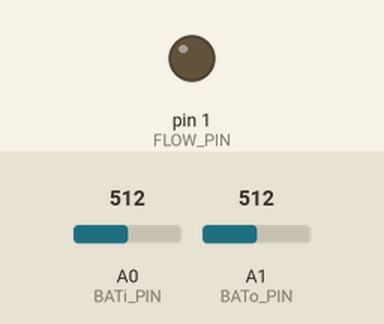
The sketch below on a simulated Arduino Uno, built with avr-gcc and run on an emulated ATmega328P. Shown: output pins drawn as LEDs (lit = HIGH). The inputs (shaded band) are chosen by the test bench; at power-on: A0 (BATi_PIN) = 512, A1 (BATo_PIN) = 512.

Above: at 1.2 s.
1.3 s: A0 (BATi_PIN) set to 670
4.3 s: A0 (BATi_PIN) set to 699
At 6.1 s:
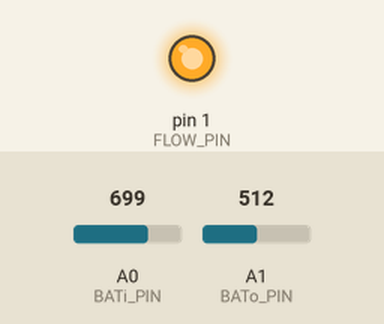
Timing chart, 0 to 7.6 s (numbered marks = the images above; inputs shaded):
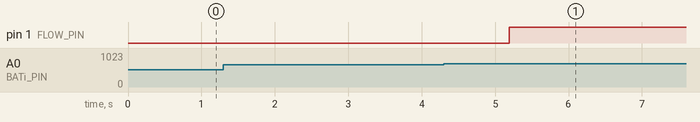

Measured:
- the behaviour switches between 680 and 681 on A0 (BATi_PIN) (found by bisection; images 0 and 1)
- after the input at 1.3 s, every drawn part: stays the same
- after the input at 4.3 s, pin 1 (FLOW_PIN): LOW → HIGH after 0.90 s

The sketch:

coldCharge.ino
```cpp
//#include <DigiKeyboard.h>

// Define pins
#define BATi_PIN A0 // Analog input for battery 1 //P5
#define BATo_PIN A1 // Analog input for battery 2 //P2
#define FLOW_PIN 1  // Digital output for flow control

// Define constants for battery thresholds
const float OVERFLOW_VOLTAGE = 12.8; // Overflow voltage for bat1
const float LOWER_VOLTAGE = 10.0;
//const float NOMINAL_VOLTAGE = 12.4;  // Nominal voltage for bat2

// always connected
//const float OVERFLOW_VOLTAGE = 5.0; // Overflow voltage for bat1
//const float NOMINAL_VOLTAGE = 20.0;  // Nominal voltage for bat2


// Define voltage divider constants
//const float VOLTAGE_DIVIDER_RATIO = 0.2537; // Adjust based on resistor values
const float A_INTERi = 0.022322604532704;
const float B_INTERi = -2.37950305210163;

const float A_INTERo = 0.019877337464237;
const float B_INTERo = -0.17288146309849;

// Define constants for averaging
#define BUFFER_SIZE 64 // Number of readings to average

// Circular buffers for raw voltage readings
int batiRawBuffer[BUFFER_SIZE] = {0};
int batoRawBuffer[BUFFER_SIZE] = {0};
int bufferIndexi = 0; // Tracks the current position in the bat1 buffer
int bufferIndexo = 0; // Tracks the current position in the bat2 buffer

// Sum of buffer values for quick averaging
long batiRawSum = 0;
long batoRawSum = 0;

// TIMER VARIABLES
unsigned long lastCheckTime = 0;     // Last time the value was checked
unsigned long highStartTime = 0;     // Time when the pin was set HIGH
const unsigned long CHECK_INTERVAL = 3600000*6;  // 1 hour in milliseconds
const unsigned long HIGH_DURATION = 900000;    // 15 minutes in milliseconds

bool pinHigh = false; // Tracks whether the pin is HIGH

// Function to convert ADC reading to actual voltage
float convertRawToVoltagei(int raw) {
    return raw * A_INTERi + B_INTERi;
}
float convertRawToVoltageo(int raw) {
    return raw * A_INTERo + B_INTERo;
}


// Function to update the buffer and sum
void updateBuffer(int* buffer, long& sum, int& bufferIndex, int newValue) {
    // Subtract the value being replaced from the sum
    sum -= buffer[bufferIndex];
    // Replace it with the new value
    buffer[bufferIndex] = newValue;
    // Add the new value to the sum
    sum += newValue;

    // Increment buffer index (circular)
    bufferIndex = (bufferIndex + 1) % BUFFER_SIZE;
}

// Function to calculate the average raw value
float getAverageRawVoltagei(long sum) {
    return convertRawToVoltagei(sum / (float)BUFFER_SIZE);
}
float getAverageRawVoltageo(long sum) {
    return convertRawToVoltageo(sum / (float)BUFFER_SIZE);
}


// Function to update Battery 1 readings
void updateBatteryi() {
    int batiRaw = analogRead(BATi_PIN); // Read raw analog value
    updateBuffer(batiRawBuffer, batiRawSum, bufferIndexi, batiRaw);
}

// Function to update Battery 2 readings
void updateBatteryo() {
    int batoRaw = analogRead(BATo_PIN); // Read raw analog value
    updateBuffer(batoRawBuffer, batoRawSum, bufferIndexo, batoRaw);
}

void setup() {
    pinMode(FLOW_PIN, OUTPUT); // Set FLOW_PIN as output
    digitalWrite(FLOW_PIN, LOW); // Ensure flow is initially disconnected
    //digitalWrite(FLOW_PIN, HIGH); // Open flow
}

void loop() {
    // Update battery readings
    delay(7);
    updateBatteryi();
    updateBatteryo();

    delay(11);
    updateBatteryi();
    updateBatteryo();
    delay(13);
    updateBatteryi();
    updateBatteryo();
    delay(17);
    updateBatteryi();
    updateBatteryo();
    delay(19);
    updateBatteryi();
    updateBatteryo();
    delay(23);
    updateBatteryi();
    updateBatteryo();
    delay(29);
    updateBatteryi();
    updateBatteryo();
    delay(31);
    updateBatteryi();
    updateBatteryo();

    // Calculate average voltages
    float batiAvgVoltage = getAverageRawVoltagei(batiRawSum);
    float batoAvgVoltage = getAverageRawVoltageo(batoRawSum);

    // Send voltages to computer via keyboard
    //DigiKeyboard.sendKeyStroke(0); // Required for DigiKeyboard to initialize properly
    //DigiKeyboard.print("Bat1: ");
    //DigiKeyboard.print(batiAvgVoltage);
    //DigiKeyboard.print(" V, Bat2: ");
    //DigiKeyboard.print(batoAvgVoltage);
    //DigiKeyboard.println(" V");

    //delay(500);

    // Uncomment this section to control flow based on conditions

    if (batiAvgVoltage > OVERFLOW_VOLTAGE) {
        digitalWrite(FLOW_PIN, HIGH); // Open flow
        pinHigh = true;
    } else {
        coldCharging();
    }

    delay(100);

}


void coldCharging() {
  unsigned long currentMillis = millis();

  // Check if it's time to check the VALUE
  if (currentMillis - lastCheckTime >= CHECK_INTERVAL) {
    lastCheckTime = currentMillis;

    // Read the VALUE (adjust depending on your input method)
    float value = getAverageRawVoltagei(batiRawSum);

    // If the VALUE is higher than the LIMIT, set the pin HIGH
    if (value > LOWER_VOLTAGE) {
      digitalWrite(FLOW_PIN, HIGH); // Connect flow
      highStartTime = currentMillis;
      pinHigh = true;
    }
  }

  // Check if the pin should be turned off
  if (pinHigh && (currentMillis - highStartTime >= HIGH_DURATION)) {
    digitalWrite(FLOW_PIN, LOW); // Disconnect flow
    pinHigh = false;
  }
}
```
